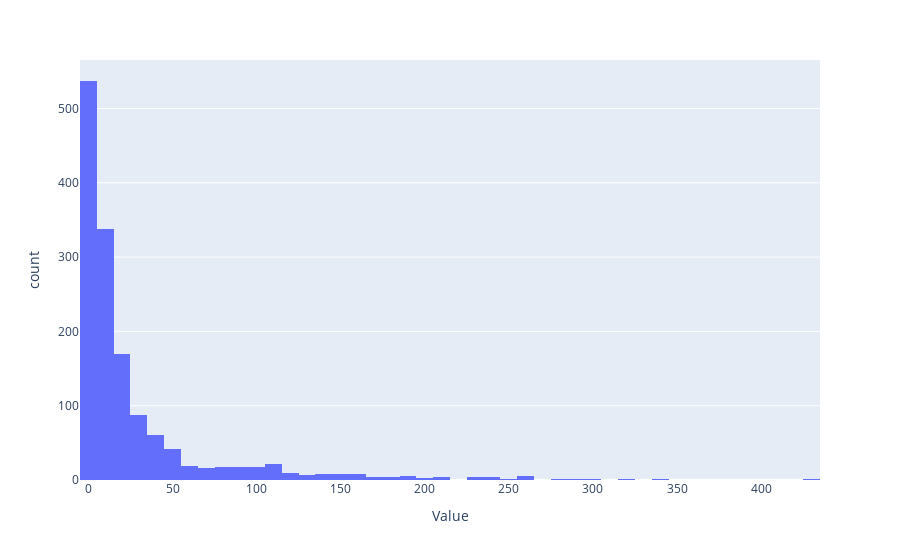

The cell this chart's notebook holds for it:
### Code cell
stmt = select(foodprint_2018)
stmt = stmt.where(foodprint_2018.columns.Metric.like('Supplied%'))
cols = foodprint_2018.columns.keys()

fp_df = pd.DataFrame(connection.execute(stmt).fetchall(), columns= cols)
del fp_df['Id']

fp_df['Value'] = fp_df['Value'].map(lambda x: float(x))

fig = px.histogram(
    fp_df,
    x= "Value"
)
fig.show()

### Figure 1 — Plotly figure (JSON) as saved in the notebook; plotly's stock layout.template omitted (floating-point values rounded to 4 significant figures; data arrays with more than 128 entries replaced by an {"elided": "..."} marker saying what was removed)
{"data": [{"bingroup": "x", "hovertemplate": "Value=%{x}<br>count=%{y}<extra></extra>", "legendgroup": "", "marker": {"color": "#636efa", "pattern": {"shape": ""}}, "name": "", "orientation": "v", "showlegend": false, "type": "histogram", "x": {"elided": "1430 float values"}, "xaxis": "x", "yaxis": "y"}], "layout": {"barmode": "relative", "legend": {"tracegroupgap": 0}, "margin": {"t": 60}, "xaxis": {"anchor": "y", "domain": [0, 1], "title": {"text": "Value"}}, "yaxis": {"anchor": "x", "domain": [0, 1], "title": {"text": "count"}}}}
